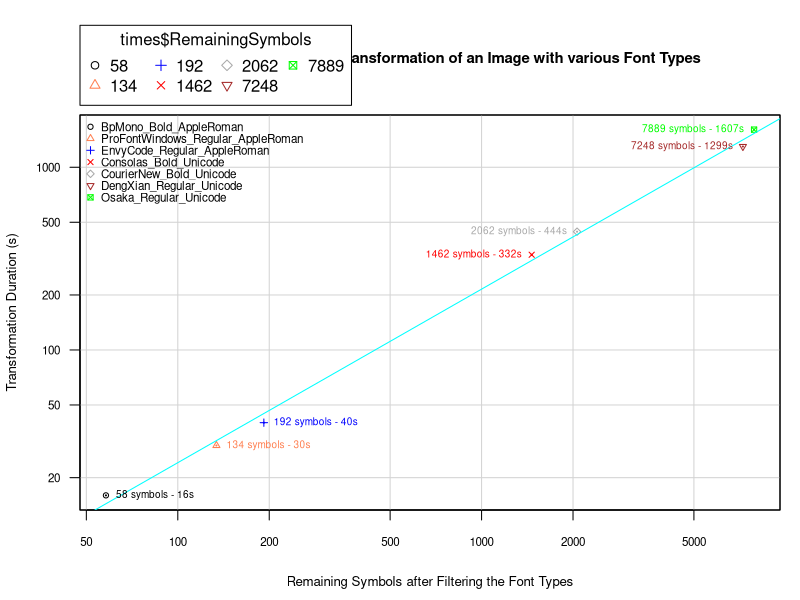
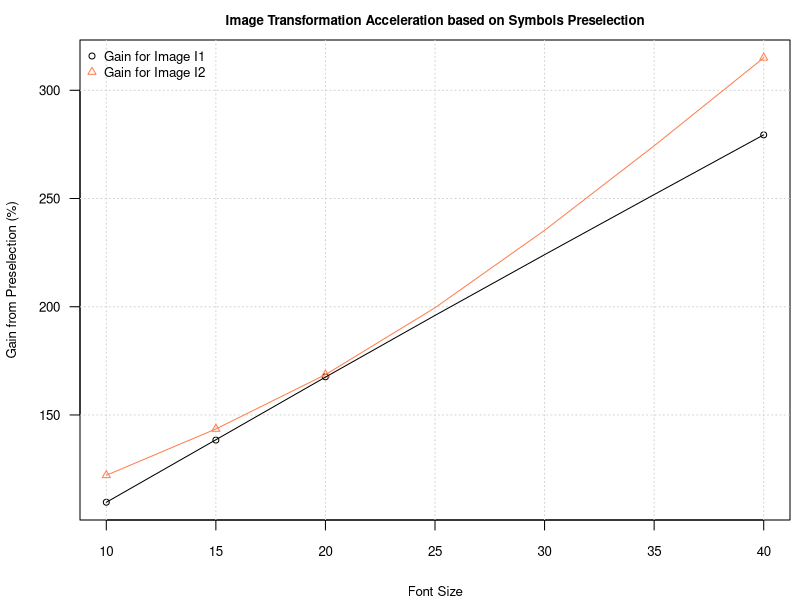

These figures' R source, in order:
## ---- chunk 1
knitr::opts_chunk$set(
    echo=T,
    fig.path='./',       # Save figures to current dir
    fig.keep='last',     # Keep last generated figure built within a chunk
    fig.align='center',  # Center horizontally the figures
    fig.asp=0.5)         # Make figures half-width tall
## ---- chunk 2
# Section to be placed after first document item (Topics from above)
 
#cat("[//]: # Only the Rmd file needs to be edited. Do not change the corresponding md file!")   # This gets generated, but is removed from md file
cat("<a title = 'Only the Rmd file needs to be edited. Do not change the corresponding md file!'>")   # This reaches the md file

## ---- chunk 3
# Keeping observations grouped
times <- data.frame(FontType=c("BpMono_Bold_AppleRoman"), 
                      InitialSymbols=c(125), 
                      RemainingSymbols=c(58), 
                      TransformationTime=c(16), stringsAsFactors=F)
times <- rbind(times, 
                 data.frame(FontType=c("ProFontWindows_Regular_AppleRoman"), 
                      InitialSymbols=c(201), 
                      RemainingSymbols=c(134), 
                      TransformationTime=c(30), stringsAsFactors=F))
times <- rbind(times, 
                 data.frame(FontType=c("EnvyCode_Regular_AppleRoman"), 
                      InitialSymbols=c(220), 
                      RemainingSymbols=c(192), 
                      TransformationTime=c(40), stringsAsFactors=F))
times <- rbind(times, 
                 data.frame(FontType=c("Consolas_Bold_Unicode"), 
                      InitialSymbols=c(2215), 
                      RemainingSymbols=c(1462), 
                      TransformationTime=c(332), stringsAsFactors=F))
times <- rbind(times, 
                 data.frame(FontType=c("CourierNew_Bold_Unicode"), 
                      InitialSymbols=c(2846), 
                      RemainingSymbols=c(2062), 
                      TransformationTime=c(444), stringsAsFactors=F))
times <- rbind(times, 
                 data.frame(FontType=c("DengXian_Regular_Unicode"), 
                      InitialSymbols=c(28541), 
                      RemainingSymbols=c(7248), 
                      TransformationTime=c(1299), stringsAsFactors=F))
times <- rbind(times, 
                 data.frame(FontType=c("Osaka_Regular_Unicode"), 
                      InitialSymbols=c(14963), 
                      RemainingSymbols=c(7889), 
                      TransformationTime=c(1607), stringsAsFactors=F))

observations <- dim(times)[1]

# Create the rows of the Markdown table
for(i in seq_len(observations)) {
    observation <- times[i,]
    cat(observation$FontType, " | ", observation$InitialSymbols, " | ", observation$RemainingSymbols, " | ", observation$TransformationTime, "\n")
}
## ---- chunk 4
colours <- c("black", "coral", "blue", "red", "darkgray", "brown", "green", "pink", "violet")
pchVals <- seq_len(observations)

# Labels to show near the points
pointLabels <- mapply(function(RemSymsCount, TransfDur) sprintf("%.0f symbols - %.0fs",RemSymsCount,TransfDur), 
                      times$RemainingSymbols, times$TransformationTime)

# Finding a line through the points in log-log space
lmObj <- lm(log10(TransformationTime) ~ log10(RemainingSymbols), times)

# Position the labels of the points to the right (4) when in the left half and to the left in the right half
# The axis is logarithmic, thus the center is computed as below
xrange <- range(times$RemainingSymbols)
limX = 10^mean(c(log10(xrange[1]), log10(xrange[2]))) 
labelPositions <- sapply(times$RemainingSymbols, 
                         function(RemSymsCount) if(RemSymsCount < limX)
                                {4} # label to the right
                                else {2}) # label to the left

# Trimming from the white margins of the figure
par(mai = c(.9, .8, .4, .2)) # Bottom, left, top and right margins expressed in inches

# Using scatterplot from car for its feature that can represent all points differently
library(car, verbose = F)
scatterplot(TransformationTime ~ RemainingSymbols, times, log="xy",
            groups=times$RemainingSymbols, # Separates the points as if they were different groups
            #labels=pointLabels, id.n=observations, id.cex=.6, id.location="lr", # produces stuff to console => spoils the md file
            main="Log-Log Plot: Timing the Transformation of an Image with various Font Types",
            xlab="Remaining Symbols after Filtering the Font Types", ylab="Transformation Duration (s)",
            cex.main=.9, cex.lab=.8, cex.axis=.7, 
            grid=T, col=colours, pch=pchVals, cex=.7,
            las=1, # tick values on vertical axis are displayed horizontally
            legend.plot=F, # it's simpler to work separately with legend
            smooth=F, # it's simpler to draw the linear regression separately
            boxplots=F) # no need for boxplots
par(new=T) # same plot for next items
abline(coef(lmObj), col="cyan") # Linear approximation for the points
text(times$RemainingSymbols, times$TransformationTime, pointLabels,
     cex=.6, pos=labelPositions, offset=.5, col=colours) # attaching labels to the points
legend("topleft", legend=times$FontType,
       cex=.7,
       pch=pchVals,
       col=colours[1:observations],
       bty="n") # Show no rectangle around the legend

## ---- chunk 5
lmObj <- lm(TransformationTime ~ RemainingSymbols, times)
slope <- lmObj$coefficients[2]
intercept <- lmObj$coefficients[1]
addOperatorStr <- "+"; if(intercept<0) addOperatorStr <- "-"
cat(sprintf("<i>Duration = %.3f * RemainingSymbols %s %.3f</i>\n", slope, addOperatorStr, abs(intercept)))
## ---- chunk 6
Sizes <- c(10, 15, 20, 40); countSizes <- length(Sizes)
Images <- c("I1", "I2"); countImages <- length(Images)
PreselectionModes <- c("NoPreselection", "WithPreselection"); countPresModes <- length(PreselectionModes)

times <- array(dim=c(countSizes, countImages, countPresModes),
               dimnames = list(Sizes, Images, PreselectionModes))

times[Sizes==10, "I1",] <- c(32.4285, 29.5625) # NoPreselection, WithPreselection
times[Sizes==10, "I2",] <- c(74.0598, 60.6363)

times[Sizes==15, "I1",] <- c(22.3585, 16.1548)
times[Sizes==15, "I2",] <- c(40.1211, 27.9493)

times[Sizes==20, "I1",] <- c(17.3176, 10.3302)
times[Sizes==20, "I2",] <- c(27.6953, 16.4234)

times[Sizes==40, "I1",] <- c(10.2172, 3.65681)
times[Sizes==40, "I2",] <- c(15.2218, 4.83221)

# % gain from Preselection:
gains <- 100 * times[,,"NoPreselection"]/times[,,"WithPreselection"]

xrange <- range(Sizes); yrange <- range(gains)

colours <- c("black", "coral") # I1, I2
cexVal <- .8 # Resize factor for various items

# Trimming from the white margins of the figure
par(mai = c(.8, .8, .4, .1)) # Bottom, left, top and right margins expressed in inches

# Plotting the series for I1
plot(Sizes, gains[, "I1"], xlim=xrange, ylim=yrange, cex=cexVal,
     type="p", pch=1, # using a symbol for the plotted points
     col=colours[1],  # using a certain color for the plotted points & lines
     xlab='Font Size', ylab="Gain from Preselection (%)", cex.lab=cexVal, cex.axis=cexVal,
     main="Image Transformation Acceleration based on Symbols Preselection", cex.main=cexVal,
     las=1) # tick values on vertical axis are displayed horizontally
grid()

# Plotting the series for I2
par(new=TRUE) # Use same plot
plot(Sizes, gains[, "I2"], xlim=xrange, ylim=yrange, cex=cexVal,
     type="p", pch=2, # use a different symbol for its plotted points
     col=colours[2],  # use a different color for its plotted points & lines
     xlab='', ylab='', axes=F, xaxt="n", yaxt="n") # inhibit any axis information

legend("topleft", legend=sapply(Images, function(Img) sprintf("Gain for Image %s", Img)),
       cex=cexVal,
       pch=seq_len(countImages),
       col=colours,
       bty="n") # Show no rectangle around the legend

interpolateLocation <- seq(xrange[1], xrange[2], 5)
lines(predict(smooth.spline(Sizes, gains[, "I1"]), interpolateLocation), col=colours[1])
lines(predict(smooth.spline(Sizes, gains[, "I2"]), interpolateLocation), col=colours[2])

